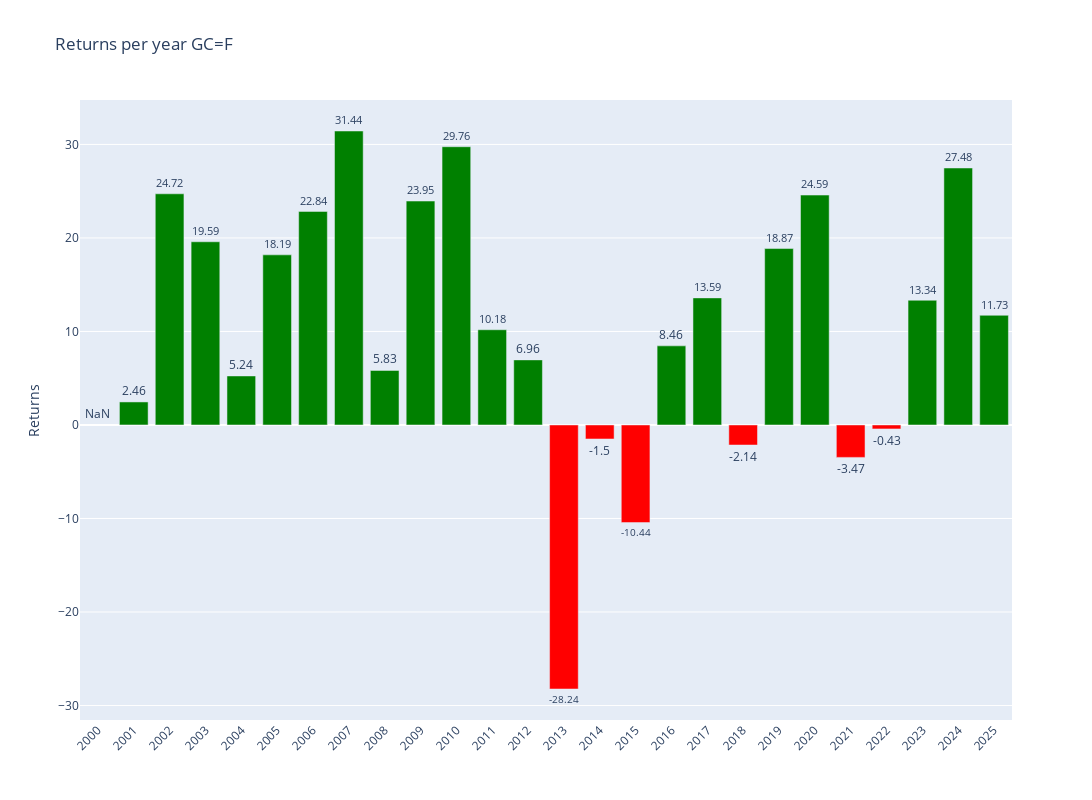

The notebook cell saved with this chart:
### Code cell
# Plotly
fig = make_subplots()

# Add colors
colors = ['green' if x >= 0 else 'red' for x in annual_data['Return']]

# Graph (1,1)
fig.add_trace(go.Bar(y=annual_data['Return'],x=annual_data['Return'].index,text=round(annual_data['Return'],2),textposition='outside',marker_color=colors,hoverinfo='skip'),row=1,col=1)

# Update xaxis properties
fig.update_yaxes(title_text="Returns", row=1, col=1)

fig.update_layout(xaxis=dict(tickvals=annual_data.index,tickangle=-45),height=800, width=1300,title=f"Returns per year {ticker}")

fig.show()

### Figure 1 — Plotly figure (JSON) as saved in the notebook; plotly's stock layout.template omitted (floating-point values rounded to 4 significant figures)
{"data": [{"hoverinfo": "skip", "marker": {"color": ["red", "green", "green", "green", "green", "green", "green", "green", "green", "green", "green", "green", "green", "red", "red", "red", "green", "green", "red", "green", "green", "red", "red", "green", "green", "green"]}, "text": [NaN, 2.46, 24.72, 19.59, 5.24, 18.19, 22.84, 31.44, 5.83, 23.95, 29.76, 10.18, 6.96, -28.24, -1.5, -10.44, 8.46, 13.59, -2.14, 18.87, 24.59, -3.47, -0.43, 13.34, 27.48, 11.73], "textposition": "outside", "type": "bar", "x": [2000, 2001, 2002, 2003, 2004, 2005, 2006, 2007, 2008, 2009, 2010, 2011, 2012, 2013, 2014, 2015, 2016, 2017, 2018, 2019, 2020, 2021, 2022, 2023, 2024, 2025], "xaxis": "x", "y": [NaN, 2.463, 24.72, 19.59, 5.244, 18.19, 22.84, 31.44, 5.833, 23.95, 29.76, 10.18, 6.961, -28.24, -1.498, -10.44, 8.46, 13.59, -2.143, 18.87, 24.59, -3.465, -0.4268, 13.34, 27.48, 11.73], "yaxis": "y"}], "layout": {"height": 800, "title": {"text": "Returns per year GC=F"}, "width": 1300, "xaxis": {"anchor": "y", "domain": [0, 1], "tickangle": -45, "tickvals": [2000, 2001, 2002, 2003, 2004, 2005, 2006, 2007, 2008, 2009, 2010, 2011, 2012, 2013, 2014, 2015, 2016, 2017, 2018, 2019, 2020, 2021, 2022, 2023, 2024, 2025]}, "yaxis": {"anchor": "x", "domain": [0, 1], "title": {"text": "Returns"}}}}
